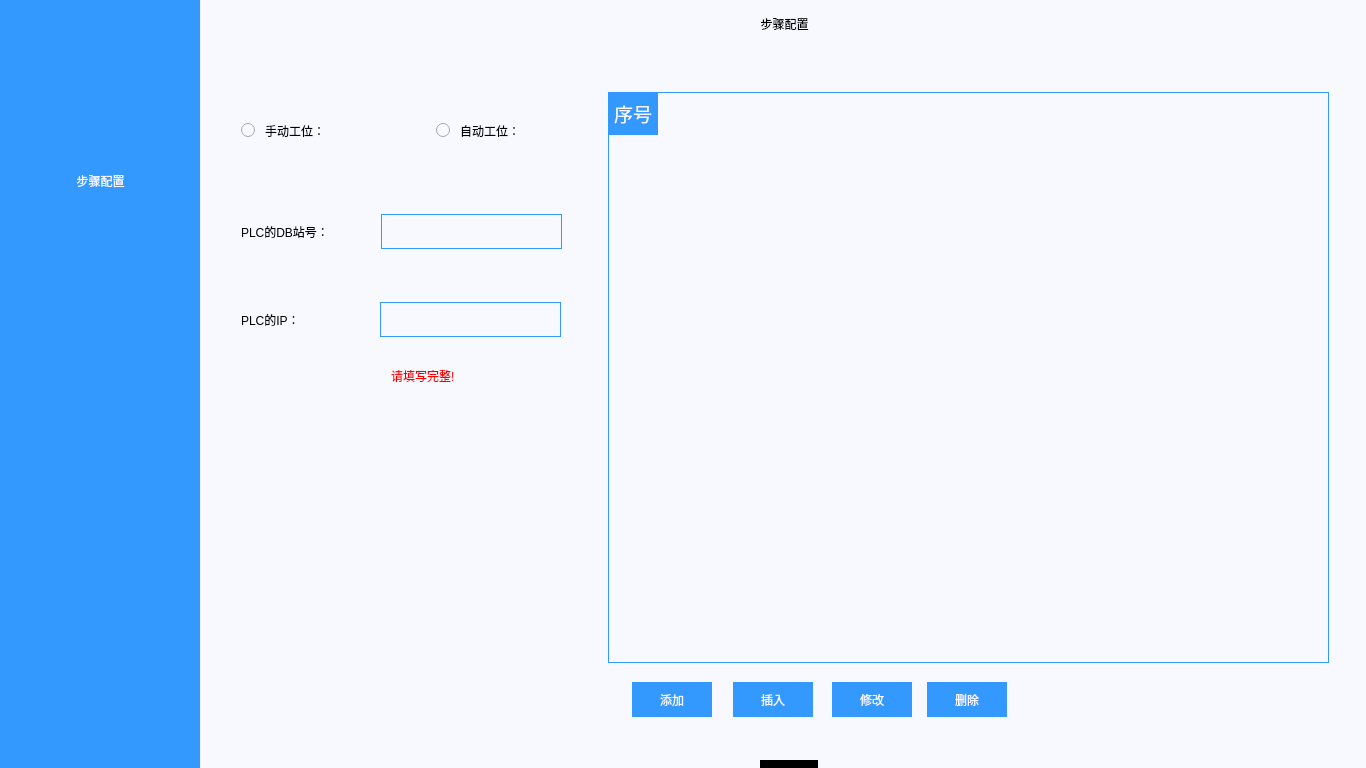
<?xml version="1.0" encoding="UTF-8"?>
<ui version="4.0">
 <class>StepEdit</class>
 <widget class="QDialog" name="StepEdit">
  <property name="geometry">
   <rect>
    <x>0</x>
    <y>0</y>
    <width>1366</width>
    <height>768</height>
   </rect>
  </property>
  <property name="windowTitle">
   <string>Dialog</string>
  </property>
  <widget class="QStackedWidget" name="stackedWidget_left">
   <property name="geometry">
    <rect>
     <x>201</x>
     <y>0</y>
     <width>1166</width>
     <height>768</height>
    </rect>
   </property>
   <property name="focusPolicy">
    <enum>Qt::ClickFocus</enum>
   </property>
   <property name="contextMenuPolicy">
    <enum>Qt::DefaultContextMenu</enum>
   </property>
   <property name="styleSheet">
    <string notr="true">background-color: rgb(248, 248, 255);</string>
   </property>
   <property name="currentIndex">
    <number>0</number>
   </property>
   <widget class="QWidget" name="page_17">
    <widget class="QLabel" name="label">
     <property name="geometry">
      <rect>
       <x>483</x>
       <y>3</y>
       <width>201</width>
       <height>41</height>
      </rect>
     </property>
     <property name="styleSheet">
      <string notr="true">font: 14pt &quot;黑体&quot;;</string>
     </property>
     <property name="text">
      <string>步骤配置</string>
     </property>
     <property name="alignment">
      <set>Qt::AlignCenter</set>
     </property>
    </widget>
    <widget class="QTableWidget" name="tableWidget">
     <property name="geometry">
      <rect>
       <x>407</x>
       <y>92</y>
       <width>721</width>
       <height>571</height>
      </rect>
     </property>
     <property name="focusPolicy">
      <enum>Qt::NoFocus</enum>
     </property>
     <property name="styleSheet">
      <string notr="true">QTableWidget{
    font: 14pt &quot;黑体&quot;; 
	border-width:1px;  
	border-style:solid;
	border-color: rgb(51, 153, 255);  
	background-color: rgb(248, 248, 255);
}
QTableWidget::Item{

}
QTableWidget::Item:hover{

}
QTableWidget::item:selected{
	background:lightgray; 
	color:rgb(248, 248, 255); 
}
QTableWidget::item:selected:!active{

}
QTableCornerButton::section{
	background-color: rgb(51, 153, 255);
}
QScrollBar:vertical{
width:36px;
}</string>
     </property>
     <property name="horizontalScrollBarPolicy">
      <enum>Qt::ScrollBarAlwaysOff</enum>
     </property>
     <property name="editTriggers">
      <set>QAbstractItemView::NoEditTriggers</set>
     </property>
     <property name="selectionMode">
      <enum>QAbstractItemView::SingleSelection</enum>
     </property>
     <attribute name="horizontalHeaderHighlightSections">
      <bool>false</bool>
     </attribute>
     <attribute name="verticalHeaderHighlightSections">
      <bool>false</bool>
     </attribute>
    </widget>
    <widget class="QPushButton" name="pushButton_insert">
     <property name="geometry">
      <rect>
       <x>532</x>
       <y>682</y>
       <width>80</width>
       <height>35</height>
      </rect>
     </property>
     <property name="focusPolicy">
      <enum>Qt::NoFocus</enum>
     </property>
     <property name="styleSheet">
      <string notr="true">font: 14pt &quot;黑体&quot;;
color: rgb(248, 248, 255);
border-style: solid;
background-color: rgb(51,153,255);</string>
     </property>
     <property name="text">
      <string>插入</string>
     </property>
     <property name="flat">
      <bool>true</bool>
     </property>
    </widget>
    <widget class="QPushButton" name="pushButton_remove">
     <property name="geometry">
      <rect>
       <x>726</x>
       <y>682</y>
       <width>80</width>
       <height>35</height>
      </rect>
     </property>
     <property name="focusPolicy">
      <enum>Qt::NoFocus</enum>
     </property>
     <property name="styleSheet">
      <string notr="true">font: 14pt &quot;黑体&quot;;
color: rgb(248, 248, 255);
border-style: solid;
background-color: rgb(51,153,255);</string>
     </property>
     <property name="text">
      <string>删除</string>
     </property>
     <property name="flat">
      <bool>true</bool>
     </property>
    </widget>
    <widget class="QPushButton" name="pushButton_append">
     <property name="geometry">
      <rect>
       <x>431</x>
       <y>682</y>
       <width>80</width>
       <height>35</height>
      </rect>
     </property>
     <property name="focusPolicy">
      <enum>Qt::NoFocus</enum>
     </property>
     <property name="styleSheet">
      <string notr="true">font: 14pt &quot;黑体&quot;;
color: rgb(248, 248, 255);
border-style: solid;
background-color: rgb(51,153,255);</string>
     </property>
     <property name="text">
      <string>添加</string>
     </property>
     <property name="flat">
      <bool>true</bool>
     </property>
    </widget>
    <widget class="QLabel" name="label_2">
     <property name="geometry">
      <rect>
       <x>407</x>
       <y>92</y>
       <width>50</width>
       <height>43</height>
      </rect>
     </property>
     <property name="styleSheet">
      <string notr="true">background-color: rgb(51, 153, 255);
color: rgb(248, 248, 255);
font:14pt</string>
     </property>
     <property name="text">
      <string>序号</string>
     </property>
     <property name="alignment">
      <set>Qt::AlignCenter</set>
     </property>
    </widget>
    <widget class="QLineEdit" name="lineEdit_plcDB">
     <property name="geometry">
      <rect>
       <x>180</x>
       <y>214</y>
       <width>181</width>
       <height>35</height>
      </rect>
     </property>
     <property name="focusPolicy">
      <enum>Qt::ClickFocus</enum>
     </property>
     <property name="styleSheet">
      <string notr="true">font: 14pt &quot;黑体&quot;;
border-width:1px; 
border-style:solid; 
border-color:rgb(51, 153, 255); 
margin-top: 0ex;</string>
     </property>
     <property name="text">
      <string/>
     </property>
    </widget>
    <widget class="QLabel" name="label_plcDB">
     <property name="geometry">
      <rect>
       <x>40</x>
       <y>216</y>
       <width>131</width>
       <height>31</height>
      </rect>
     </property>
     <property name="styleSheet">
      <string notr="true">font: 14pt &quot;黑体&quot;;</string>
     </property>
     <property name="text">
      <string>PLC的DB站号：</string>
     </property>
    </widget>
    <widget class="QLabel" name="label_plcIP">
     <property name="geometry">
      <rect>
       <x>40</x>
       <y>304</y>
       <width>161</width>
       <height>31</height>
      </rect>
     </property>
     <property name="styleSheet">
      <string notr="true">font: 14pt &quot;黑体&quot;;</string>
     </property>
     <property name="text">
      <string>PLC的IP：</string>
     </property>
    </widget>
    <widget class="QLineEdit" name="lineEdit_plcIP">
     <property name="geometry">
      <rect>
       <x>179</x>
       <y>302</y>
       <width>181</width>
       <height>35</height>
      </rect>
     </property>
     <property name="focusPolicy">
      <enum>Qt::ClickFocus</enum>
     </property>
     <property name="styleSheet">
      <string notr="true">font: 14pt &quot;黑体&quot;;
border-width:1px; 
border-style:solid; 
border-color:rgb(51, 153, 255); 
margin-top: 0ex;</string>
     </property>
     <property name="text">
      <string/>
     </property>
    </widget>
    <widget class="QRadioButton" name="radioButton_auto">
     <property name="geometry">
      <rect>
       <x>235</x>
       <y>118</y>
       <width>125</width>
       <height>25</height>
      </rect>
     </property>
     <property name="focusPolicy">
      <enum>Qt::NoFocus</enum>
     </property>
     <property name="styleSheet">
      <string notr="true">QRadioButton{
   font: 14pt &quot;黑体&quot;;
   spacing: 10 
}  

QRadioButton::indicator { 
   width: 25px;
   height: 25px;
   image: url(:/LCD_CS351/LCD_CS351/logo/Radio.png);
}

QRadioButton::indicator:checked { 
image: url(:/LCD_CS351/LCD_CS351/logo/Radio_check.png);
}</string>
     </property>
     <property name="text">
      <string>自动工位：</string>
     </property>
    </widget>
    <widget class="QRadioButton" name="radioButton_manual">
     <property name="geometry">
      <rect>
       <x>40</x>
       <y>118</y>
       <width>126</width>
       <height>25</height>
      </rect>
     </property>
     <property name="focusPolicy">
      <enum>Qt::NoFocus</enum>
     </property>
     <property name="styleSheet">
      <string notr="true">QRadioButton{
   font: 14pt &quot;黑体&quot;;
   spacing: 10 
}  

QRadioButton::indicator { 
   width: 25px;
   height: 25px;
   image: url(:/LCD_CS351/LCD_CS351/logo/Radio.png);
}

QRadioButton::indicator:checked { 
image: url(:/LCD_CS351/LCD_CS351/logo/Radio_check.png);
}</string>
     </property>
     <property name="text">
      <string>手动工位：</string>
     </property>
    </widget>
    <widget class="QPushButton" name="pushButton_save">
     <property name="enabled">
      <bool>true</bool>
     </property>
     <property name="geometry">
      <rect>
       <x>1049</x>
       <y>680</y>
       <width>54</width>
       <height>54</height>
      </rect>
     </property>
     <property name="focusPolicy">
      <enum>Qt::NoFocus</enum>
     </property>
     <property name="styleSheet">
      <string notr="true">border-image: url(:/LCD_CS351/LCD_CS351/logo/saves.bmp);</string>
     </property>
     <property name="text">
      <string/>
     </property>
     <property name="flat">
      <bool>true</bool>
     </property>
    </widget>
    <widget class="QPushButton" name="pushButton_update">
     <property name="geometry">
      <rect>
       <x>631</x>
       <y>682</y>
       <width>80</width>
       <height>35</height>
      </rect>
     </property>
     <property name="focusPolicy">
      <enum>Qt::NoFocus</enum>
     </property>
     <property name="styleSheet">
      <string notr="true">font: 14pt &quot;黑体&quot;;
color: rgb(248, 248, 255);
border-style: solid;
background-color: rgb(51,153,255);</string>
     </property>
     <property name="text">
      <string>修改</string>
     </property>
     <property name="flat">
      <bool>true</bool>
     </property>
    </widget>
    <widget class="QLabel" name="label_warning">
     <property name="geometry">
      <rect>
       <x>190</x>
       <y>360</y>
       <width>151</width>
       <height>31</height>
      </rect>
     </property>
     <property name="styleSheet">
      <string notr="true">font: 14pt &quot;黑体&quot;;
color: rgb(250, 0, 0);</string>
     </property>
     <property name="text">
      <string>请填写完整!</string>
     </property>
    </widget>
   </widget>
  </widget>
  <widget class="QWidget" name="widget" native="true">
   <property name="geometry">
    <rect>
     <x>0</x>
     <y>0</y>
     <width>200</width>
     <height>768</height>
    </rect>
   </property>
   <property name="styleSheet">
    <string notr="true">border-style:solid;
background-color: rgb(51, 153, 255);




</string>
   </property>
   <widget class="QPushButton" name="pushButton_return">
    <property name="geometry">
     <rect>
      <x>69</x>
      <y>40</y>
      <width>57</width>
      <height>57</height>
     </rect>
    </property>
    <property name="focusPolicy">
     <enum>Qt::NoFocus</enum>
    </property>
    <property name="styleSheet">
     <string notr="true">background:transparent;
border-image: url(:/re/back.png);</string>
    </property>
    <property name="text">
     <string/>
    </property>
    <property name="flat">
     <bool>true</bool>
    </property>
   </widget>
   <widget class="QLabel" name="label_rfid">
    <property name="geometry">
     <rect>
      <x>16</x>
      <y>167</y>
      <width>17</width>
      <height>27</height>
     </rect>
    </property>
    <property name="styleSheet">
     <string notr="true">border-image: url(:/LCD_CS351/LCD_CS351/logo/triangle.png);</string>
    </property>
    <property name="text">
     <string/>
    </property>
   </widget>
   <widget class="QPushButton" name="pushButton_rfid">
    <property name="geometry">
     <rect>
      <x>35</x>
      <y>160</y>
      <width>131</width>
      <height>41</height>
     </rect>
    </property>
    <property name="focusPolicy">
     <enum>Qt::NoFocus</enum>
    </property>
    <property name="styleSheet">
     <string notr="true">QPushButton{
    border:none;
    background:transparent;
    font: 18pt &quot;黑体&quot;;
    color: rgb(248, 248, 255);
}</string>
    </property>
    <property name="text">
     <string>步骤配置</string>
    </property>
    <property name="autoDefault">
     <bool>false</bool>
    </property>
    <property name="flat">
     <bool>true</bool>
    </property>
   </widget>
  </widget>
  <widget class="QLabel" name="label_black">
   <property name="geometry">
    <rect>
     <x>760</x>
     <y>760</y>
     <width>58</width>
     <height>15</height>
    </rect>
   </property>
   <property name="mouseTracking">
    <bool>false</bool>
   </property>
   <property name="focusPolicy">
    <enum>Qt::ClickFocus</enum>
   </property>
   <property name="acceptDrops">
    <bool>false</bool>
   </property>
   <property name="styleSheet">
    <string notr="true">background-color: rgb(0,0,0);</string>
   </property>
   <property name="text">
    <string/>
   </property>
  </widget>
 </widget>
 <resources/>
 <connections/>
</ui>
